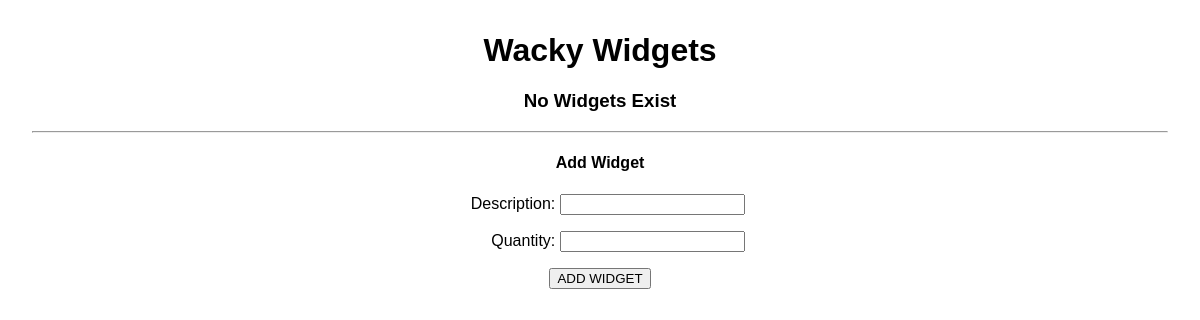
The app's page /, older data.
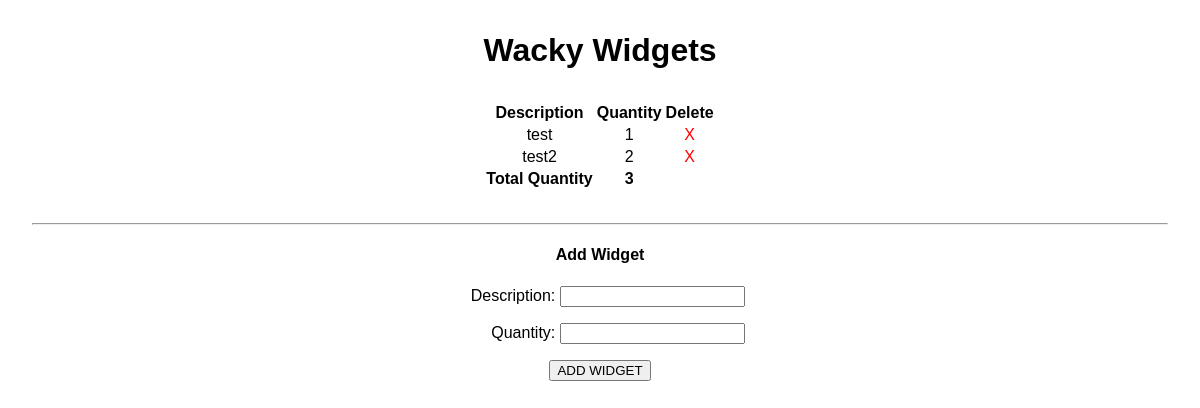
The same page, newer data.
### main_app/models.py (models this page shows, shortened)
class Widget(models.Model):
  description = models.CharField(max_length=50)
  quantity = models.IntegerField()

### main_app/views.py (the view)
# urls.py: path('', views.index, name='index'),
def index(request):
  widget_list = Widget.objects.all()
  widget_form = WidgetForm()
  total = 0
  for widget in widget_list:
    total += widget.quantity
  return render(request, 'index.html', {'widget_list': widget_list, 'widget_form': widget_form, 'total': total})

### main_app/forms.py
class WidgetForm(ModelForm):
  class Meta:
    model = Widget
    fields = '__all__'

### main_app/templates/index.html (shortened to what this page needs)
{% load static %}
<!DOCTYPE html>
<html lang="en">
<head>
  <link rel="stylesheet" href="https://unpkg.com/purecss@1.0.0/build/pure-min.css">
  <link rel="stylesheet" type="text/css" href="{% static 'css/style.css' %}">
</head>
<body>
  <h1>Wacky Widgets</h1>
  {% if widget_list|length == 0 %}
    <h3>No Widgets Exist</h3>
  {% else %}
  <table class="pure-table pure-table-striped">
    <thead>
      <tr>
        <th>Description</th>
        <th>Quantity</th>
        <th>Delete</th>
      </tr>
    </thead>
    <tbody>
      {% for widget in widget_list %}
      <tr>
        <td>{{ widget.description }}</td>
        <td>{{ widget.quantity }}</td>
        <td><a href="{% url 'delete_widget' widget.id %}">X</a></td>
      </tr>
      {% endfor %}
    </tbody>
    <tfoot>
      <tr>
        <td>Total Quantity</td>
        <td>{{ total }}</td>
        <td></td>
      </tr>
    </tfoot>
  </table>
  {% endif %}
  <hr>
  <h4>Add Widget</h4>
  <form class="pure-form" action="{% url 'add_widget' %}" method="POST">
    <div>{{ widget_form.as_p }}</div>
    <input type="submit" value="ADD WIDGET" class="pure-button">
  </form>
</body>
</html>

### main_app/static/css/style.css (style rules this page uses)
body { text-align: center; margin: 2rem; font-family: Arial, Helvetica, sans-serif; }
label { display: inline-block; width: 100px; text-align: right; }
table { margin: 2rem auto; }
table a { color: red; text-decoration: none; }
tfoot { font-weight: bold; }

Row changes from the older to the newer data that the page shows:
added Widget: description "test", quantity "1"
added Widget: description "test2", quantity "2"
Text that changed along with them:
{{ total }}: (not shown) → "3"
text no longer shown: "No Widgets Exist"
text now shown: "Description Quantity Delete Total Quantity"
